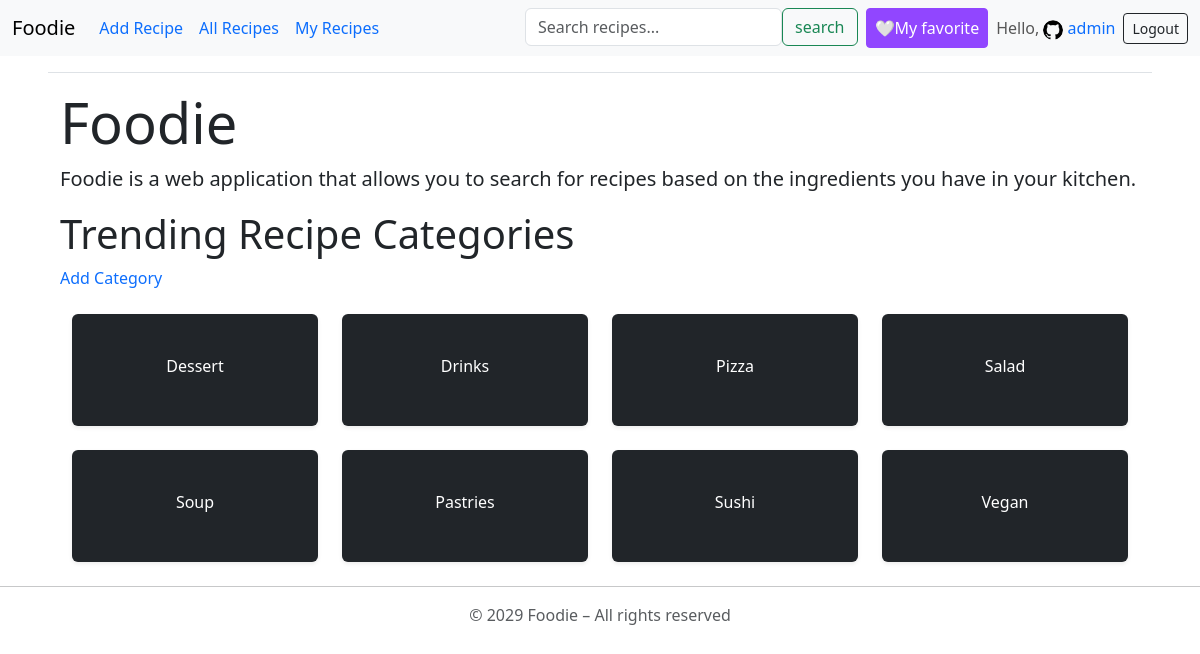
The app's page / (signed in) with its own data.
### accounts/models.py (models this page shows, shortened)
class UserProfile(models.Model):
    user = models.OneToOneField(User, on_delete=models.CASCADE, related_name="profile")
    bio = models.TextField(blank=True, null=True)
    date_created = models.DateTimeField(auto_now_add=True,  null=True)
    profile_photo = models.ImageField(upload_to="profile_photos/", null = True, blank = True)

### foodie_app/models.py (models this page shows, shortened)
class Category(models.Model):
    name = models.CharField(max_length=100)
    date_added = models.DateField(auto_now_add=True, blank = True)
    class Meta:
        ordering = ['date_added']
        verbose_name = "Category"
        verbose_name_plural = "Categories"

### foodie_app/views.py (the view)
# urls.py: path('', views.index, name = 'foodie_app_home'),
def index(request):
    categories = Category.objects.all()
    context = {"categories":categories}
    return render(request, "foodie_app/index.html", context)

### recipes/forms.py
class SearchForm(forms.Form):
    query = forms.CharField(
                    label="",
                    required=False,
                    widget=forms.TextInput(
                        attrs={
                            "placeholder":"Search recipes...",
                            "class":"form-control mr-sm-2"
                    }))

### recipes/context_processors.py (called while the page is built)
def search_form(request):
    return {'search_form': SearchForm()}

### foodie_app/templates/foodie_app/index.html (shortened to what this page needs)
{% extends "base.html" %}
{% block content1 %}
    <div class="container-fluid">
        <div class="col-md-12">
            <h3 class="display-4">Foodie</h3>
            <p class="lead"> Foodie is a web application that allows you to search for recipes based on the ingredients you have in your kitchen. </p>
        </div>
    </div>
    <div class="container-fluid">
        <h6 class="display-6">Trending Recipe Categories</h6>
    </div>
    <div class="container-fluid mt-8">
        {% if user.is_authenticated %}
            <a class="text-decoration-none" href="{% url "foodie_app:add_category" %}">Add Category</a>
        {% endif %}
            <div class="container mt-4">
                <div class="row g-4">
                    {% for category in categories %}
                    <div class="col-12 col-sm-6 col-md-3">
                        <div class="card category-card h-100 text-center shadow-sm border-0 bg-dark text-white p-4">
                            <div class="card-body d-flex align-items-center justify-content-center">
                                <a class="card-title text-decoration-none stretched-link" href="{% url "foodie_app:recipes_category" category.id %}"> {{ category.name }} </a>
                            </div>
                        </div>
                    </div>
                    {% endfor %}
                </div>
            </div>
    </div>
{% endblock content1 %}

### templates/base.html (shortened to what this page needs)
<!DOCTYPE html>
<html lang="en">
<head>
    {% load django_bootstrap5 %}
    {% bootstrap_css %}
</head>
<body>
    <nav class="navbar navbar-expand-lg bg-body-tertiary">
        <div class="container-fluid">
            <a class="navbar-brand" href="{% url "foodie_app:foodie_app_home" %}">Foodie</a>
            <div class="collapse navbar-collapse" id="navbarNav">
            <ul class="navbar-nav w-100 d-flex">
                {% if user.is_authenticated %}
                    <li class="nav-item">
                        <a class="nav-link active text-primary" aria-current="page" href="{% url "foodie_app:add_recipe_no_genre" %}">Add Recipe</a>
                    </li>
                    <li class="nav-item">
                        <a class="nav-link active text-primary" aria-current="page" href="{% url "recipes:recipes_home" %}">All Recipes</a>
                    </li>
                    <li class="nav-item">
                        <a class="nav-link active text-primary" aria-current="page" href="{% url "recipes:my_recipes" %}">My Recipes</a>
                    </li>
                    <li class="nav-item ms-lg-auto">
                        <form class="d-flex" action="{% url "recipes:search_results" %}" method="get">
                            {{ search_form.query }}
                            <button type="submit" class="btn btn-outline-success my-2 my-sm-0">
                                search
                            </button>
                        </form>
                    </li>
                    <li class="nav-item mt-2 mt-lg-0 ms-lg-2">
                            <button class="btn btn-twitch btn-sm text-white d-flex align-items-center px-2 h-100">
                                <a class="text-white text-decoration-none fs-6" href={% url "recipes:favorite_recipes" %}>🤍My favorite</a>
                            </button>
                    </li>
                    <li class="nav-item">
                        <span class="nav-link">Hello, {% if request.user.profile.profile_photo %}
                            <a class="text-decoration-none" href="{% url "accounts:edit_user_profile" %}">
                                <img src="{{ request.user.profile.profile_photo.url }}" width=20 height=20 alt="profile-photo" class="rounded-circle">
                            </a>
                                {% endif %}
                            <a href="{% url "accounts:edit_user_profile" %}" class="text-primary text-decoration-none">
                                    {{ user.username }}
                            </a>
                        </span>
                    </li>
                {% endif %}
            </ul>
                {% if user.is_authenticated %}
                        <div>
                            <form action="{% url "accounts:logout" %}" method="post" class="d-flex">
                                <button type="submit" class="btn btn-outline-dark btn-sm">Logout</button>
                            </form>
                        </div>
                {% endif %}
            </div>
        </div>
    </nav>
    <main class="container-fluid py-2 px-5">
        <div class="pb-2 mb-3 border-bottom">
        </div>
        <div>
            {% block content1 %}
            {% endblock content1 %}
        </div>
    </main>
    <div>
        <hr>
        <footer>
            <p class="text-center text-body-secondary">© 2029 Foodie – All rights reserved</p>
        </footer>
    </div>
</body>
</html>

### templates/base.html (style rules this page uses)
.btn-twitch { background-color: #9146FF; border-color: #9146FF; color: white; }

### foodie_app/templates/foodie_app/index.html (style rules this page uses)
.category-card { transition: transform 0.2s ease; }

### records on screen
Category: name "Dessert"
Category: name "Drinks"
Category: name "Pizza"
Category: name "Salad"
Category: name "Soup"
Category: name "Pastries"
Category: name "Sushi"
Category: name "Vegan"

### other values on screen
{{ user.username }} "admin"
